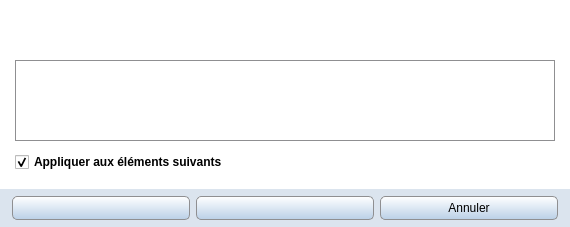
<?xml version="1.0" encoding="UTF-8"?>
<ui version="4.0">
 <class>MessageChildren</class>
 <widget class="QWidget" name="MessageChildren">
  <property name="geometry">
   <rect>
    <x>0</x>
    <y>0</y>
    <width>570</width>
    <height>227</height>
   </rect>
  </property>
  <property name="windowTitle">
   <string notr="true">Allplan - SmartCatalog</string>
  </property>
  <property name="windowIcon">
   <iconset resource="../icones/icons.qrc">
    <normaloff>:/Images/hierarchy_add_child.svg</normaloff>:/Images/hierarchy_add_child.svg</iconset>
  </property>
  <property name="styleSheet">
   <string notr="true">QWidget#MessageChildren{background-color: #FFFFFF; }</string>
  </property>
  <layout class="QGridLayout" name="gridLayout">
   <property name="leftMargin">
    <number>0</number>
   </property>
   <property name="rightMargin">
    <number>0</number>
   </property>
   <property name="bottomMargin">
    <number>0</number>
   </property>
   <property name="verticalSpacing">
    <number>15</number>
   </property>
   <item row="0" column="0">
    <spacer name="horizontalSpacer_3">
     <property name="orientation">
      <enum>Qt::Horizontal</enum>
     </property>
     <property name="sizeType">
      <enum>QSizePolicy::Fixed</enum>
     </property>
     <property name="sizeHint" stdset="0">
      <size>
       <width>9</width>
       <height>20</height>
      </size>
     </property>
    </spacer>
   </item>
   <item row="2" column="0" colspan="3">
    <widget class="QWidget" name="fond" native="true">
     <property name="minimumSize">
      <size>
       <width>0</width>
       <height>38</height>
      </size>
     </property>
     <property name="maximumSize">
      <size>
       <width>16777215</width>
       <height>38</height>
      </size>
     </property>
     <property name="styleSheet">
      <string notr="true">QWidget#fond{background: #DBE4EE}</string>
     </property>
     <layout class="QHBoxLayout" name="horizontalLayout_3">
      <property name="leftMargin">
       <number>6</number>
      </property>
      <property name="topMargin">
       <number>0</number>
      </property>
      <property name="rightMargin">
       <number>6</number>
      </property>
      <property name="bottomMargin">
       <number>0</number>
      </property>
      <item>
       <spacer name="horizontalSpacer">
        <property name="orientation">
         <enum>Qt::Horizontal</enum>
        </property>
        <property name="sizeType">
         <enum>QSizePolicy::Fixed</enum>
        </property>
        <property name="sizeHint" stdset="0">
         <size>
          <width>6</width>
          <height>20</height>
         </size>
        </property>
       </spacer>
      </item>
      <item>
       <widget class="QPushButton" name="ok">
        <property name="minimumSize">
         <size>
          <width>0</width>
          <height>24</height>
         </size>
        </property>
        <property name="maximumSize">
         <size>
          <width>16777215</width>
          <height>24</height>
         </size>
        </property>
        <property name="font">
         <font>
          <family>Segoe UI</family>
          <pointsize>9</pointsize>
         </font>
        </property>
        <property name="styleSheet">
         <string notr="true">QPushButton{border: 1px solid #8f8f91; border-radius: 5px ; padding-right: 10px; padding-left: 10px; background-color: qlineargradient(spread:pad, x1:0, y1:0, x2:0, y2:1, stop:0 #FFFFFF, stop:1 #BAD0E7); }
QPushButton:hover{background-color: qlineargradient(spread:pad, x1:0, y1:0, x2:0, y2:1, stop:0 #F8F8F8, stop:1 #8FADCC); }
QPushButton:pressed{background-color: qlineargradient(spread:pad, x1:0, y1:0, x2:0, y2:1, stop:0 #8FADCC, stop:1 #F8F8F8); }</string>
        </property>
        <property name="text">
         <string/>
        </property>
        <property name="iconSize">
         <size>
          <width>18</width>
          <height>18</height>
         </size>
        </property>
       </widget>
      </item>
      <item>
       <widget class="QPushButton" name="no">
        <property name="minimumSize">
         <size>
          <width>0</width>
          <height>24</height>
         </size>
        </property>
        <property name="maximumSize">
         <size>
          <width>16777215</width>
          <height>24</height>
         </size>
        </property>
        <property name="font">
         <font>
          <family>Segoe UI</family>
          <pointsize>9</pointsize>
         </font>
        </property>
        <property name="styleSheet">
         <string notr="true">QPushButton{border: 1px solid #8f8f91; border-radius: 5px ; padding-right: 10px; padding-left: 10px; background-color: qlineargradient(spread:pad, x1:0, y1:0, x2:0, y2:1, stop:0 #FFFFFF, stop:1 #BAD0E7); }
QPushButton:hover{background-color: qlineargradient(spread:pad, x1:0, y1:0, x2:0, y2:1, stop:0 #F8F8F8, stop:1 #8FADCC); }
QPushButton:pressed{background-color: qlineargradient(spread:pad, x1:0, y1:0, x2:0, y2:1, stop:0 #8FADCC, stop:1 #F8F8F8); }</string>
        </property>
        <property name="text">
         <string/>
        </property>
        <property name="iconSize">
         <size>
          <width>18</width>
          <height>18</height>
         </size>
        </property>
       </widget>
      </item>
      <item>
       <widget class="QPushButton" name="quit">
        <property name="minimumSize">
         <size>
          <width>0</width>
          <height>24</height>
         </size>
        </property>
        <property name="maximumSize">
         <size>
          <width>16777215</width>
          <height>24</height>
         </size>
        </property>
        <property name="font">
         <font>
          <family>Segoe UI</family>
          <pointsize>9</pointsize>
         </font>
        </property>
        <property name="styleSheet">
         <string notr="true">QPushButton{border: 1px solid #8f8f91; border-radius: 5px ; padding-right: 10px; padding-left: 10px; background-color: qlineargradient(spread:pad, x1:0, y1:0, x2:0, y2:1, stop:0 #FFFFFF, stop:1 #BAD0E7); }
QPushButton:hover{background-color: qlineargradient(spread:pad, x1:0, y1:0, x2:0, y2:1, stop:0 #F8F8F8, stop:1 #8FADCC); }
QPushButton:pressed{background-color: qlineargradient(spread:pad, x1:0, y1:0, x2:0, y2:1, stop:0 #8FADCC, stop:1 #F8F8F8); }</string>
        </property>
        <property name="text">
         <string>Annuler</string>
        </property>
        <property name="iconSize">
         <size>
          <width>18</width>
          <height>18</height>
         </size>
        </property>
       </widget>
      </item>
      <item>
       <spacer name="horizontalSpacer_2">
        <property name="orientation">
         <enum>Qt::Horizontal</enum>
        </property>
        <property name="sizeType">
         <enum>QSizePolicy::Fixed</enum>
        </property>
        <property name="sizeHint" stdset="0">
         <size>
          <width>6</width>
          <height>20</height>
         </size>
        </property>
       </spacer>
      </item>
     </layout>
    </widget>
   </item>
   <item row="1" column="2">
    <spacer name="horizontalSpacer_4">
     <property name="orientation">
      <enum>Qt::Horizontal</enum>
     </property>
     <property name="sizeType">
      <enum>QSizePolicy::Fixed</enum>
     </property>
     <property name="sizeHint" stdset="0">
      <size>
       <width>9</width>
       <height>20</height>
      </size>
     </property>
    </spacer>
   </item>
   <item row="0" column="1" rowspan="2">
    <layout class="QVBoxLayout" name="verticalLayout">
     <property name="spacing">
      <number>9</number>
     </property>
     <item>
      <widget class="QLabel" name="message">
       <property name="minimumSize">
        <size>
         <width>0</width>
         <height>40</height>
        </size>
       </property>
       <property name="font">
        <font>
         <family>Segoe UI</family>
         <pointsize>9</pointsize>
        </font>
       </property>
       <property name="textInteractionFlags">
        <set>Qt::LinksAccessibleByMouse|Qt::TextSelectableByMouse</set>
       </property>
      </widget>
     </item>
     <item>
      <widget class="QTextBrowser" name="details">
       <property name="font">
        <font>
         <family>Segoe UI</family>
         <pointsize>9</pointsize>
        </font>
       </property>
       <property name="styleSheet">
        <string notr="true">QTextBrowser{border: 1px solid #8f8f91; padding-left: 5px; }</string>
       </property>
      </widget>
     </item>
     <item>
      <widget class="QCheckBox" name="chk_all">
       <property name="minimumSize">
        <size>
         <width>0</width>
         <height>24</height>
        </size>
       </property>
       <property name="maximumSize">
        <size>
         <width>16777215</width>
         <height>24</height>
        </size>
       </property>
       <property name="font">
        <font>
         <family>Segoe UI</family>
         <pointsize>9</pointsize>
         <weight>75</weight>
         <bold>true</bold>
        </font>
       </property>
       <property name="text">
        <string>Appliquer aux éléments suivants</string>
       </property>
       <property name="checked">
        <bool>true</bool>
       </property>
      </widget>
     </item>
    </layout>
   </item>
  </layout>
 </widget>
 <tabstops>
  <tabstop>quit</tabstop>
  <tabstop>no</tabstop>
  <tabstop>ok</tabstop>
  <tabstop>chk_all</tabstop>
  <tabstop>details</tabstop>
 </tabstops>
 <resources>
  <include location="../icones/icons.qrc"/>
 </resources>
 <connections/>
</ui>
